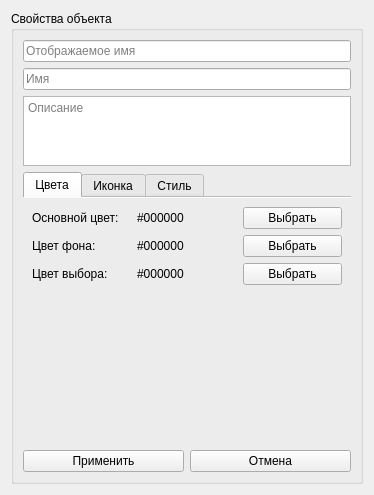
<?xml version="1.0" encoding="UTF-8"?>
<ui version="4.0">
 <class>ObjectPropertyEditorForm</class>
 <widget class="QWidget" name="ObjectPropertyEditorForm">
  <property name="geometry">
   <rect>
    <x>0</x>
    <y>0</y>
    <width>374</width>
    <height>495</height>
   </rect>
  </property>
  <property name="windowTitle">
   <string>Form</string>
  </property>
  <property name="styleSheet">
   <string notr="true"/>
  </property>
  <layout class="QVBoxLayout" name="verticalLayout">
   <item>
    <widget class="QGroupBox" name="groupBox">
     <property name="title">
      <string>Свойства объекта</string>
     </property>
     <layout class="QVBoxLayout" name="verticalLayout_2">
      <item>
       <widget class="QLineEdit" name="shortName_lineEdit">
        <property name="placeholderText">
         <string>Отображаемое имя</string>
        </property>
       </widget>
      </item>
      <item>
       <widget class="QLineEdit" name="name_lineEdit">
        <property name="placeholderText">
         <string>Имя</string>
        </property>
       </widget>
      </item>
      <item>
       <widget class="QPlainTextEdit" name="description_plainTextEdit">
        <property name="sizePolicy">
         <sizepolicy hsizetype="Expanding" vsizetype="Expanding">
          <horstretch>0</horstretch>
          <verstretch>1</verstretch>
         </sizepolicy>
        </property>
        <property name="placeholderText">
         <string>Описание</string>
        </property>
       </widget>
      </item>
      <item>
       <widget class="QTabWidget" name="property_tabWidget">
        <property name="sizePolicy">
         <sizepolicy hsizetype="Expanding" vsizetype="Expanding">
          <horstretch>0</horstretch>
          <verstretch>4</verstretch>
         </sizepolicy>
        </property>
        <property name="tabPosition">
         <enum>QTabWidget::North</enum>
        </property>
        <property name="tabShape">
         <enum>QTabWidget::Rounded</enum>
        </property>
        <property name="currentIndex">
         <number>0</number>
        </property>
        <property name="documentMode">
         <bool>true</bool>
        </property>
        <widget class="QWidget" name="tab_colors">
         <attribute name="title">
          <string>Цвета</string>
         </attribute>
         <layout class="QVBoxLayout" name="verticalLayout_3">
          <item>
           <layout class="QHBoxLayout" name="horizontalLayout_2">
            <item>
             <widget class="QLabel" name="label">
              <property name="text">
               <string>Основной цвет:</string>
              </property>
             </widget>
            </item>
            <item>
             <widget class="QLabel" name="mainColor_label">
              <property name="text">
               <string>#000000</string>
              </property>
             </widget>
            </item>
            <item>
             <widget class="QPushButton" name="selectMainColor_pushButton">
              <property name="text">
               <string>Выбрать</string>
              </property>
             </widget>
            </item>
           </layout>
          </item>
          <item>
           <layout class="QHBoxLayout" name="horizontalLayout_3">
            <item>
             <widget class="QLabel" name="label_5">
              <property name="text">
               <string>Цвет фона:</string>
              </property>
             </widget>
            </item>
            <item>
             <widget class="QLabel" name="bgrColor_label">
              <property name="text">
               <string>#000000</string>
              </property>
             </widget>
            </item>
            <item>
             <widget class="QPushButton" name="selectBgrColor_pushButton">
              <property name="text">
               <string>Выбрать</string>
              </property>
             </widget>
            </item>
           </layout>
          </item>
          <item>
           <layout class="QHBoxLayout" name="horizontalLayout_4">
            <item>
             <widget class="QLabel" name="label_3">
              <property name="text">
               <string>Цвет выбора:</string>
              </property>
             </widget>
            </item>
            <item>
             <widget class="QLabel" name="selectedColor_label">
              <property name="text">
               <string>#000000</string>
              </property>
             </widget>
            </item>
            <item>
             <widget class="QPushButton" name="selectSelectionColor_pushButton">
              <property name="text">
               <string>Выбрать</string>
              </property>
             </widget>
            </item>
           </layout>
          </item>
          <item>
           <spacer name="verticalSpacer">
            <property name="orientation">
             <enum>Qt::Vertical</enum>
            </property>
            <property name="sizeHint" stdset="0">
             <size>
              <width>20</width>
              <height>111</height>
             </size>
            </property>
           </spacer>
          </item>
         </layout>
        </widget>
        <widget class="QWidget" name="tab_icon">
         <attribute name="title">
          <string>Иконка</string>
         </attribute>
         <layout class="QVBoxLayout" name="verticalLayout_4">
          <item>
           <widget class="QLabel" name="iconPreview_label">
            <property name="sizePolicy">
             <sizepolicy hsizetype="Preferred" vsizetype="Expanding">
              <horstretch>0</horstretch>
              <verstretch>0</verstretch>
             </sizepolicy>
            </property>
            <property name="text">
             <string/>
            </property>
            <property name="alignment">
             <set>Qt::AlignCenter</set>
            </property>
           </widget>
          </item>
          <item>
           <layout class="QHBoxLayout" name="horizontalLayout_5">
            <item>
             <widget class="QLineEdit" name="iconPath_lineEdit">
              <property name="placeholderText">
               <string>Путь до файла...</string>
              </property>
             </widget>
            </item>
            <item>
             <widget class="QPushButton" name="selectIcon_pushButton">
              <property name="text">
               <string>Выбрать...</string>
              </property>
             </widget>
            </item>
           </layout>
          </item>
         </layout>
        </widget>
        <widget class="QWidget" name="tab_style">
         <attribute name="title">
          <string>Стиль</string>
         </attribute>
        </widget>
       </widget>
      </item>
      <item>
       <layout class="QHBoxLayout" name="horizontalLayout">
        <item>
         <widget class="QPushButton" name="accept_pushButton">
          <property name="text">
           <string>Применить</string>
          </property>
         </widget>
        </item>
        <item>
         <widget class="QPushButton" name="cancel_pushButton">
          <property name="text">
           <string>Отмена</string>
          </property>
         </widget>
        </item>
       </layout>
      </item>
     </layout>
    </widget>
   </item>
  </layout>
 </widget>
 <resources/>
 <connections/>
</ui>
